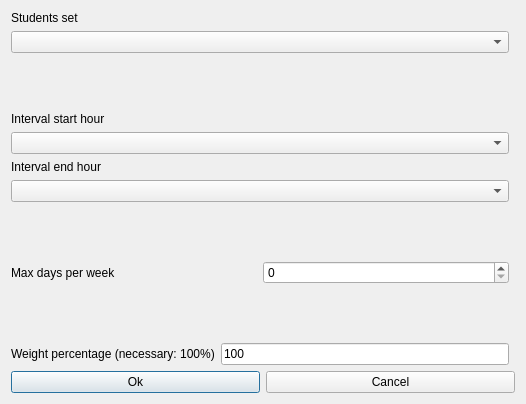
<?xml version="1.0" encoding="UTF-8"?>
<ui version="4.0">
 <class>ModifyConstraintStudentsSetAfternoonIntervalMaxDaysPerWeekForm_template</class>
 <widget class="QDialog" name="ModifyConstraintStudentsSetAfternoonIntervalMaxDaysPerWeekForm_template">
  <property name="geometry">
   <rect>
    <x>0</x>
    <y>0</y>
    <width>526</width>
    <height>404</height>
   </rect>
  </property>
  <property name="windowTitle">
   <string extracomment="This is the title of the dialog to modify a constraint of this type">Modify students set afternoon interval max days per week</string>
  </property>
  <layout class="QGridLayout">
   <item row="8" column="0" colspan="2">
    <layout class="QHBoxLayout">
     <item>
      <widget class="QPushButton" name="okPushButton">
       <property name="text">
        <string>Ok</string>
       </property>
      </widget>
     </item>
     <item>
      <widget class="QPushButton" name="cancelPushButton">
       <property name="text">
        <string>Cancel</string>
       </property>
      </widget>
     </item>
    </layout>
   </item>
   <item row="0" column="0">
    <layout class="QVBoxLayout">
     <item>
      <widget class="QLabel" name="studentsTextLabel">
       <property name="frameShape">
        <enum>QFrame::NoFrame</enum>
       </property>
       <property name="frameShadow">
        <enum>QFrame::Plain</enum>
       </property>
       <property name="text">
        <string>Students set</string>
       </property>
       <property name="wordWrap">
        <bool>false</bool>
       </property>
      </widget>
     </item>
     <item>
      <widget class="QComboBox" name="studentsComboBox">
       <property name="editable">
        <bool>false</bool>
       </property>
       <property name="insertPolicy">
        <enum>QComboBox::NoInsert</enum>
       </property>
       <property name="duplicatesEnabled">
        <bool>false</bool>
       </property>
      </widget>
     </item>
    </layout>
   </item>
   <item row="7" column="0">
    <layout class="QHBoxLayout">
     <item>
      <widget class="QLabel" name="weightTextLabel">
       <property name="frameShape">
        <enum>QFrame::NoFrame</enum>
       </property>
       <property name="frameShadow">
        <enum>QFrame::Plain</enum>
       </property>
       <property name="text">
        <string>Weight percentage (necessary: 100%)</string>
       </property>
       <property name="wordWrap">
        <bool>false</bool>
       </property>
      </widget>
     </item>
     <item>
      <widget class="QLineEdit" name="weightLineEdit">
       <property name="text">
        <string notr="true">100</string>
       </property>
      </widget>
     </item>
    </layout>
   </item>
   <item row="2" column="0">
    <layout class="QVBoxLayout">
     <item>
      <widget class="QLabel" name="startTextLabel">
       <property name="frameShape">
        <enum>QFrame::NoFrame</enum>
       </property>
       <property name="frameShadow">
        <enum>QFrame::Plain</enum>
       </property>
       <property name="text">
        <string>Interval start hour</string>
       </property>
       <property name="wordWrap">
        <bool>false</bool>
       </property>
      </widget>
     </item>
     <item>
      <widget class="QComboBox" name="startHourComboBox">
       <property name="editable">
        <bool>false</bool>
       </property>
       <property name="insertPolicy">
        <enum>QComboBox::NoInsert</enum>
       </property>
       <property name="duplicatesEnabled">
        <bool>false</bool>
       </property>
      </widget>
     </item>
    </layout>
   </item>
   <item row="3" column="0">
    <layout class="QVBoxLayout">
     <item>
      <widget class="QLabel" name="endTextLabel">
       <property name="frameShape">
        <enum>QFrame::NoFrame</enum>
       </property>
       <property name="frameShadow">
        <enum>QFrame::Plain</enum>
       </property>
       <property name="text">
        <string>Interval end hour</string>
       </property>
       <property name="wordWrap">
        <bool>false</bool>
       </property>
      </widget>
     </item>
     <item>
      <widget class="QComboBox" name="endHourComboBox">
       <property name="editable">
        <bool>false</bool>
       </property>
       <property name="insertPolicy">
        <enum>QComboBox::NoInsert</enum>
       </property>
       <property name="duplicatesEnabled">
        <bool>false</bool>
       </property>
      </widget>
     </item>
    </layout>
   </item>
   <item row="1" column="0">
    <spacer name="spacer9">
     <property name="orientation">
      <enum>Qt::Vertical</enum>
     </property>
     <property name="sizeType">
      <enum>QSizePolicy::Expanding</enum>
     </property>
     <property name="sizeHint" stdset="0">
      <size>
       <width>20</width>
       <height>21</height>
      </size>
     </property>
    </spacer>
   </item>
   <item row="4" column="0">
    <spacer name="spacer8">
     <property name="orientation">
      <enum>Qt::Vertical</enum>
     </property>
     <property name="sizeType">
      <enum>QSizePolicy::Expanding</enum>
     </property>
     <property name="sizeHint" stdset="0">
      <size>
       <width>20</width>
       <height>31</height>
      </size>
     </property>
    </spacer>
   </item>
   <item row="6" column="0">
    <spacer name="spacer7">
     <property name="orientation">
      <enum>Qt::Vertical</enum>
     </property>
     <property name="sizeType">
      <enum>QSizePolicy::Expanding</enum>
     </property>
     <property name="sizeHint" stdset="0">
      <size>
       <width>20</width>
       <height>31</height>
      </size>
     </property>
    </spacer>
   </item>
   <item row="5" column="0">
    <layout class="QHBoxLayout">
     <item>
      <widget class="QLabel" name="maxDaysTextLabel">
       <property name="frameShape">
        <enum>QFrame::NoFrame</enum>
       </property>
       <property name="frameShadow">
        <enum>QFrame::Plain</enum>
       </property>
       <property name="text">
        <string>Max days per week</string>
       </property>
       <property name="wordWrap">
        <bool>false</bool>
       </property>
      </widget>
     </item>
     <item>
      <widget class="QSpinBox" name="maxDaysSpinBox"/>
     </item>
    </layout>
   </item>
  </layout>
 </widget>
 <layoutdefault spacing="6" margin="11"/>
 <resources/>
 <connections/>
</ui>
